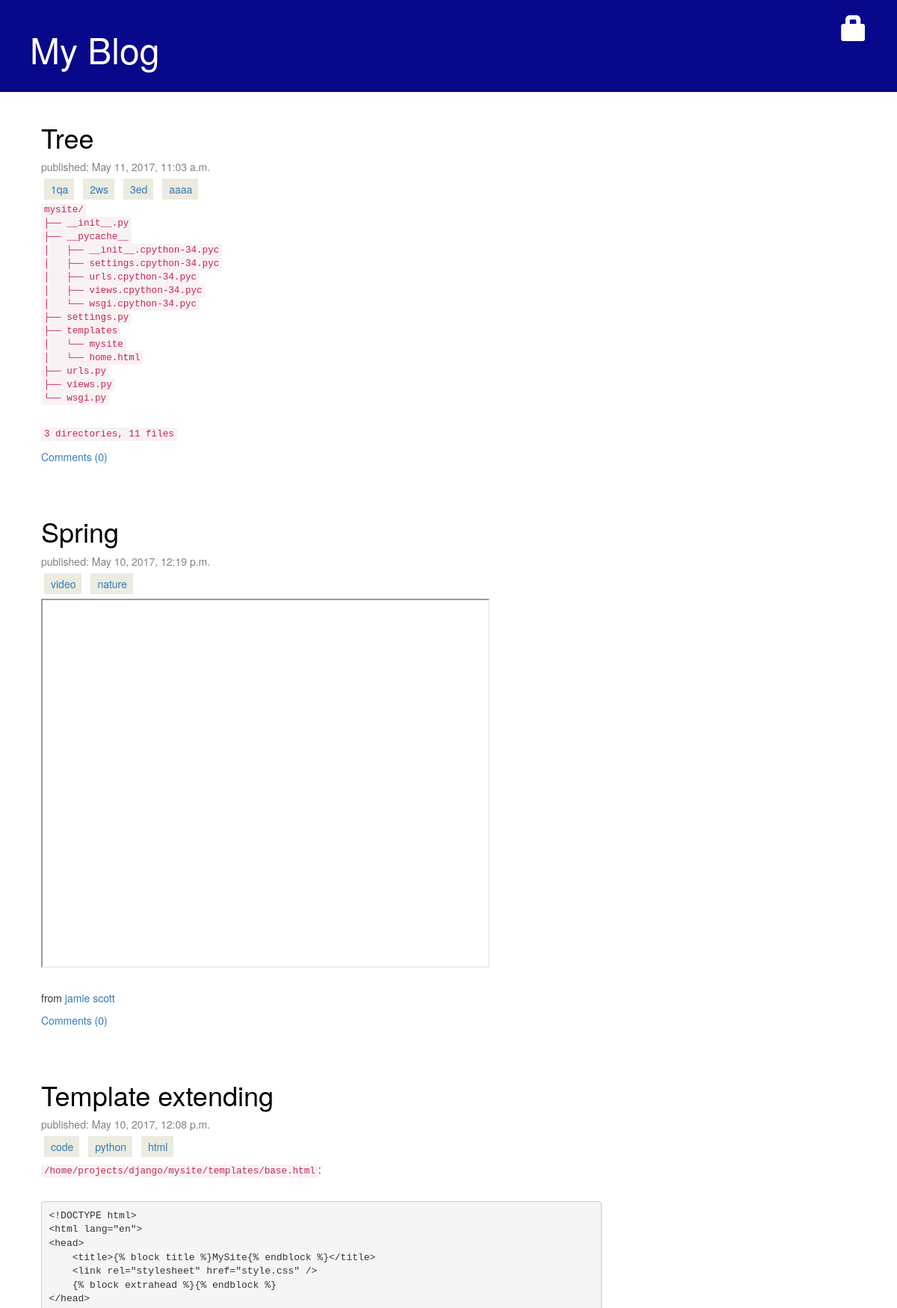
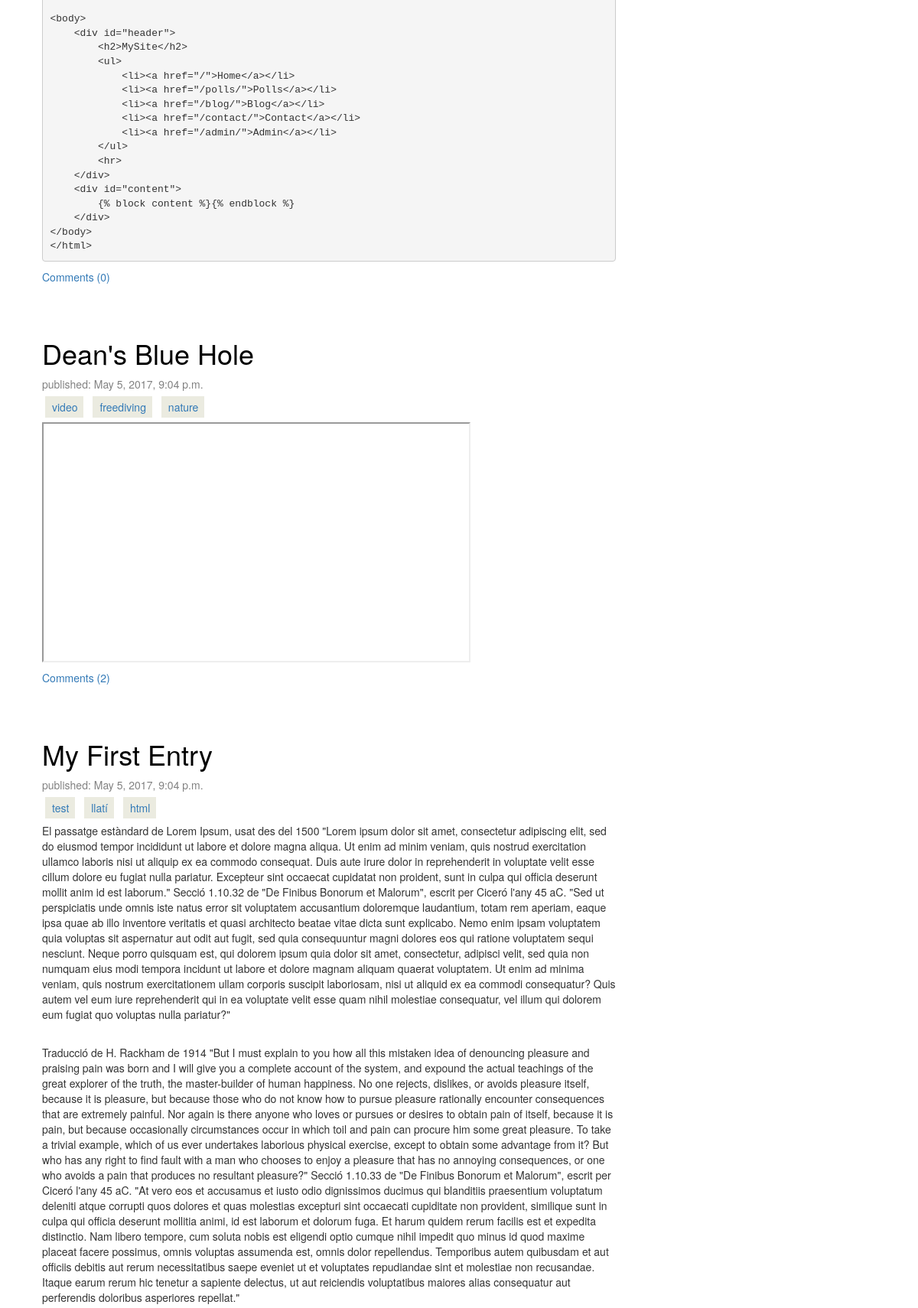
Screenshot of /blog/ (upper part) with the database file from the repository (2 pictures, top to bottom).
### blog/models.py (models this page shows, shortened)
class Post(models.Model):
    author = models.ForeignKey('auth.User')
    title = models.CharField(max_length=200)
    text = models.TextField()
    created_date = models.DateTimeField(
            default=timezone.now)
    published_date = models.DateTimeField(
            blank=True, null=True)
    tags = models.ManyToManyField(Tag, related_name='tags')
    def approved_comments(self):
        return self.comments.filter(approved_comment=True)

class Tag(models.Model):
    name = models.CharField(max_length=200, blank=True, null=True)

### blog/views.py (the view)
def post_list(request):
    posts = Post.objects.filter(published_date__lte=timezone.now()).order_by('-published_date')
    return render(request, 'blog/post_list.html', {'posts': posts})

### blog/templates/blog/post_list.html (shortened to what this page needs)
{% extends 'blog/base.html' %}
{% block content %}
	{% for post in posts %}
		<div class="post">
        		<h1><a href="{% url 'post_detail' pk=post.pk %}">{{ post.title }}</a></h1>
			<div class="date">
                        <p>published: {{ post.published_date }}</p>
			</div>
                        <div class="tags">
                        {% for tag in post.tags.all %}
                        <span class="mytag"><a href="{% url 'posts_list_by_tag' tag_pk=tag.pk %}">{{ tag.name }}</a></span>
                        {% endfor %}
                        </div>
	                <p>{{ post.text|safe | linebreaksbr }}</p>
			<a href="{% url 'post_detail' pk=post.pk %}">Comments ({{ post.approved_comments.count}})</a>
		</div>
	{% endfor %}
{% endblock %}

### blog/static/css/blog.css (style rules this page uses)
.date { color: #828282; }
.tags { margin: 6px 6px 6px 6px; }
.mytag { background-color: #ebebe0; color: #428bca; margin: 10px 10px 0px -2px; padding: 4px 8px 4px 9px; }
.post { margin-bottom: 70px; }
.post h1 a, .post h1 a:visited { color: #000000; }

### rows the page displays
Post: title "Tree", published_date "May 11, 2017, 11:03 a.m.", text "mysite/ ├── __init__.py ├── __pycache__ │ ├── __init__.cpython-34.pyc │ ├── settings.cpython-34.pyc │ ├── urls.cpython-34.pyc │ ├── views.cpython-34.pyc │ └── wsgi.cpython-34.pyc ├── settings.py ├── templates │ └── mysite │ └── home.html ├── urls.py ├── views.py └── wsgi.py 3 directories, 11 files", approved_comments.count "0"
Tag: name "1qa"
Tag: name "2ws"
Tag: name "3ed"
Tag: name "aaaa"
Post: title "Spring", published_date "May 10, 2017, 12:19 p.m.", text "from jamie scott", approved_comments.count "0"
Tag: name "video"
Tag: name "nature"
Post: title "Template extending", published_date "May 10, 2017, 12:08 p.m.", text "/home/projects/django/mysite/templates/base.html : <!DOCTYPE html> <html lang=\"en\"> <head> <title>{% block title %}MySite{% endblock %}</title> <link rel=\"stylesheet\" href=\"style.css\" /> {% block extrahead %}{% endblock %} </head> <body> <div id=\"header\"> <h2>MySite</h2> <ul> <li><a href=\"/\">Home</a></li> <li><a href=\"/polls/\">Polls</a></li> <li><a href=\"/blog/\">Blog</a></li> <li><a href=\"/contact/\">Contact</a></li> <li><a href=\"/admin/\">Admin</a></li> </ul> <hr> </div> <div id=\"content\"> {% block content %}{% endblock %} </div> </body> </html>", approved_comments.count "0"
Tag: name "code"
Tag: name "python"
Tag: name "html"
Post: title "Dean's Blue Hole", published_date "May 5, 2017, 9:04 p.m.", approved_comments.count "2"
Tag: name "freediving"
Post: title "My First Entry", published_date "May 5, 2017, 9:04 p.m.", text "El passatge estàndard de Lorem Ipsum, usat des del 1500 \"Lorem ipsum dolor sit amet, consectetur adipiscing elit, sed do eiusmod tempor incididunt ut labore et dolore magna aliqua. Ut enim ad minim veniam, quis nostrud exercitation ullamco laboris nisi ut aliquip ex ea commodo consequat. Duis aute irure dolor in reprehenderit in voluptate velit esse cillum dolore eu fugiat nulla pariatur. Excepteur sint occaecat cupidatat non proident, sunt in culpa qui officia deserunt mollit anim id est laborum.\" Secció 1.10.32 de \"De Finibus Bonorum et Malorum\", escrit per Ciceró l'any 45 aC. \"Sed ut perspiciatis unde omnis iste natus error sit voluptatem accusantium doloremque laudantium, totam rem…"
Tag: name "test"
Tag: name "llatí"
Tag: name "html"
